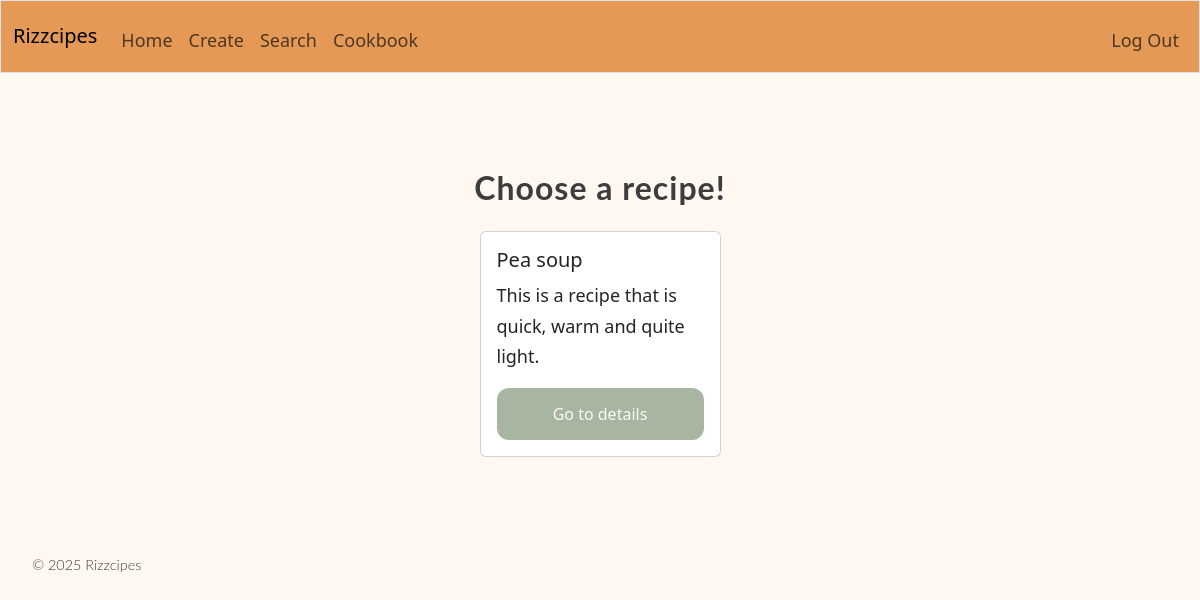
Screenshot of /cookbook (signed in) with the database file from the repository.
### tables this page shows
CREATE TABLE recipes (
    id INTEGER PRIMARY KEY AUTOINCREMENT,
    user_id INTEGER NOT NULL,
    title TEXT NOT NULL,
    description TEXT,
    servings INTEGER DEFAULT 4,
    cook_time INTEGER,
    created_at TIMESTAMP DEFAULT CURRENT_TIMESTAMP,
    FOREIGN KEY (user_id) REFERENCES users(id)
);

### app.py (the view)
@app.route("/cookbook")
@login_required
def cookbook():
    cards = db.cookbook_cards(session["user_id"])
    return render_template("index.html", cards=cards, card_number=len(cards))

### app.py (called while the page is built)
@app.after_request
def after_request(response):
    response.headers["Cache-Control"] = "no-cache, no-store, must-revalidate"
    response.headers["Expires"] = 0
    response.headers["Pragma"] = "no-cache"
    return response

### database/database.py (called while the page is built)
    def cookbook_cards(self, user_id):
        connection, cursor = self.connection_and_cursor()
        cursor.execute("SELECT id, title, description FROM recipes WHERE id IN (SELECT recipe_id FROM saved_recipes WHERE user_id = ?)", (user_id, ))
        result = cursor.fetchall()
        cards = []
        for i in result:
            cards.append(dict(i))
        connection.commit()
        connection.close()
        return cards

    def connection_and_cursor(self):
        connection = sqlite3.connect(self.db_file)
        connection.row_factory = sqlite3.Row
        cursor = connection.cursor()
        return connection, cursor

### login.py (called while the page is built)
def login_required(f):
    @wraps(f)
    def decorated_function(*args, **kwargs):
        if session.get("user_id") is None:
            return redirect("/login")
        return f(*args, **kwargs)
    return decorated_function

### templates/index.html (shortened to what this page needs)
{% extends "layout.html" %}
{% block content %}
<div class="container my-5">
<form action=/ method="post">
    <h2 class="text-center mb-4">Choose a recipe!</h2>
    <div class="row row-cols-1 row-cols-md-2 row-cols-lg-3 row-cols-xl-4 g-4 justify-content-center">
        {% for i in range(card_number) %}
        <div class="col">
            <div class="card h-100">
                <div class="card-body d-flex flex-column">
                    <h5 class="card-title">{{ cards[i]["title"] }}</h5>
                    <p class="card-text flex-grow-1">{{ cards[i]["description"] }}</p>
                    <a href="/recipe/{{ cards[i]['id']}}" class="btn">Go to details</a>
                </div>
            </div>
        </div>
        {% endfor %}
    </div>
</form>
</div>
{% endblock %}

### static/styles.css (style rules this page uses)
:root { --cream: #FFF8F0; --off-white: #FAF9F6; --warm-gray: #E8E4DF; --text-dark: #3D3D3D; --sage: #A8B5A0; --terracotta: #D4856A; --honey: #E5A84B; --background: var(--cream); --card-bg: var(--off-white); --primary: var(--sage); --accent: var(--terracotta); }
body { font-family: 'Poppins', 'Segoe UI', sans-serif; background-color: var(--background); color: var(--text-dark); line-height: 1.7; font-size: 18px; }
button, .btn { background: var(--primary); color: rgb(250, 250, 250); border: none; padding: 0.875rem 2rem; border-radius: 12px; font-size: 16px; cursor: pointer; transition: all 0.2s ease; }
.container { max-width: 1100px; margin: 0 auto; padding: 3rem 2rem; }
h1, h2, .header { font-family: 'Lato', sans-serif; font-weight: 700; ; letter-spacing: 1px; }

### rows the page displays
recipes: title "Pea soup", description "This is a recipe that is quick, warm and quite light."
